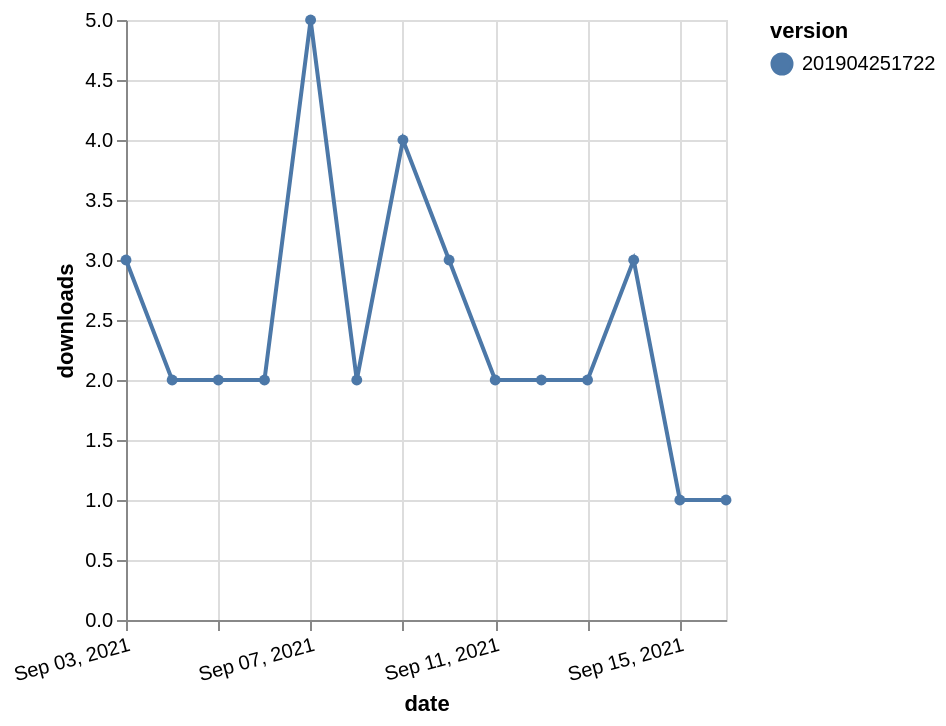

The Vega-Lite source for this figure:
### Vega-Lite specification from a JSON file in a GitHub repository (floating-point values rounded to 4 significant figures)
{"$schema": "https://vega.github.io/schema/vega-lite/v5.json", "description": "A simple bar chart with embedded data.", "data": {"values": [{"date": "2021-09-03", "total": 2117, "delta": 3, "version": "201904251722"}, {"date": "2021-09-04", "total": 2119, "delta": 2, "version": "201904251722"}, {"date": "2021-09-05", "total": 2121, "delta": 2, "version": "201904251722"}, {"date": "2021-09-06", "total": 2123, "delta": 2, "version": "201904251722"}, {"date": "2021-09-07", "total": 2128, "delta": 5, "version": "201904251722"}, {"date": "2021-09-08", "total": 2130, "delta": 2, "version": "201904251722"}, {"date": "2021-09-09", "total": 2134, "delta": 4, "version": "201904251722"}, {"date": "2021-09-10", "total": 2137, "delta": 3, "version": "201904251722"}, {"date": "2021-09-11", "total": 2139, "delta": 2, "version": "201904251722"}, {"date": "2021-09-12", "total": 2141, "delta": 2, "version": "201904251722"}, {"date": "2021-09-13", "total": 2143, "delta": 2, "version": "201904251722"}, {"date": "2021-09-14", "total": 2146, "delta": 3, "version": "201904251722"}, {"date": "2021-09-15", "total": 2147, "delta": 1, "version": "201904251722"}, {"date": "2021-09-16", "total": 2148, "delta": 1, "version": "201904251722"}]}, "width": "container", "mark": {"type": "line", "point": {"filled": true}}, "encoding": {"x": {"field": "date", "type": "temporal", "timeUnit": "yearmonthdate", "title": "date", "axis": {"labelAngle": -15}}, "y": {"field": "delta", "type": "quantitative", "title": "downloads"}, "color": {"field": "version", "type": "nominal"}, "tooltip": {"field": "delta"}}}
